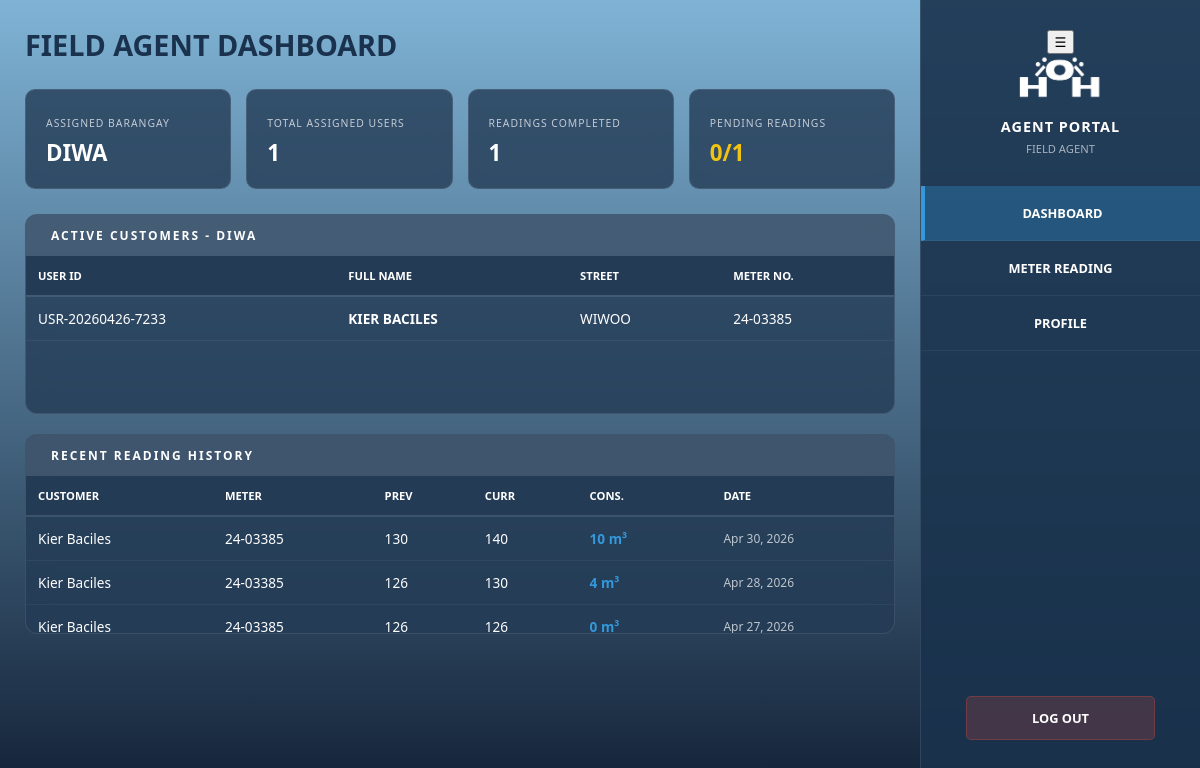
Page /agent_dashboard.php (signed in) on the committed database.
### tables this page shows
CREATE TABLE `agent_assignments` (
  `id` int(11) NOT NULL,
  `agent_id` int(11) DEFAULT NULL,
  `area` varchar(100) DEFAULT NULL,
  `total_households` int(11) DEFAULT 0,
  `created_at` timestamp NOT NULL DEFAULT current_timestamp()
);

CREATE TABLE `users` (
  `id` int(11) NOT NULL,
  `first_name` varchar(50) DEFAULT NULL,
  `last_name` varchar(50) DEFAULT NULL,
  `email` varchar(100) DEFAULT NULL,
  `contact_no` varchar(20) DEFAULT NULL,
  `password` varchar(255) DEFAULT NULL,
  `role` enum('user','admin','accountant','agent') DEFAULT 'user',
  `meter_number` varchar(50) DEFAULT NULL,
  `barangay` varchar(100) DEFAULT NULL,
  `street` varchar(100) DEFAULT NULL,
  `status` enum('active','inactive') DEFAULT 'active',
  `created_at` timestamp NOT NULL DEFAULT current_timestamp(),
  `user_code` varchar(50) DEFAULT NULL,
  `avatar` varchar(255) DEFAULT 'default.png'
);

CREATE TABLE `meter_readings` (
  `id` int(11) NOT NULL,
  `user_id` int(11) DEFAULT NULL,
  `agent_id` int(11) DEFAULT NULL,
  `previous_reading` int(11) DEFAULT 0,
  `current_reading` int(11) DEFAULT NULL,
  `consumption` int(11) DEFAULT NULL,
  `reading_date` date DEFAULT NULL,
  `status` enum('pending','completed') DEFAULT 'completed',
  `created_at` timestamp NOT NULL DEFAULT current_timestamp()
);

### agent_dashboard.php (the view, shortened to what this page needs)
<?php
include "db.php";
$agent_id = $_SESSION['user_id'];
$assignment = $conn->query("
    SELECT area
    FROM agent_assignments
    WHERE agent_id='$agent_id'
")->fetch_assoc();
$assigned_barangay = $assignment['area'] ?? "Not Assigned";
$total_users = $conn->query("
    SELECT COUNT(*) AS total
    FROM users
    WHERE role='user'
    AND status='active'
    AND barangay='$assigned_barangay'
")->fetch_assoc()['total'];
$completed = $conn->query("
    SELECT COUNT(DISTINCT mr.user_id) AS total
    FROM meter_readings mr
    JOIN users u ON mr.user_id = u.id
    WHERE mr.agent_id='$agent_id'
    AND u.barangay='$assigned_barangay'
    AND MONTH(mr.reading_date) = MONTH(CURDATE())
    AND YEAR(mr.reading_date) = YEAR(CURDATE())
")->fetch_assoc()['total'];
$pending = max($total_users - $completed, 0);
$customers = $conn->query("
    SELECT *
    FROM users
    WHERE role='user'
    AND status='active'
    AND barangay='$assigned_barangay'
");
$history = $conn->query("
    SELECT mr.*, u.first_name, u.last_name, u.street, u.meter_number
    FROM meter_readings mr
    JOIN users u ON mr.user_id = u.id
    WHERE mr.agent_id='$agent_id'
    AND u.barangay='$assigned_barangay'
    ORDER BY mr.created_at DESC
    LIMIT 5
");
?>
<!DOCTYPE html>
<html lang="en">
<head>
    <link rel="stylesheet" href="styles/agent_dashboard.css">
</head>
<body id="mainBody">
    <div class="main-content">
        <div class="header-row">
            <h1>FIELD AGENT DASHBOARD</h1>
        </div>
        <div class="stats-grid">
            <div class="stat-card">
                <span class="stat-label">Assigned Barangay</span>
                <span class="stat-value"><?php echo strtoupper($assigned_barangay); ?></span>
            </div>
            <div class="stat-card">
                <span class="stat-label">Total Assigned Users</span>
                <span class="stat-value"><?php echo $total_users; ?></span>
            </div>
            <div class="stat-card">
                <span class="stat-label">Readings Completed</span>
                <span class="stat-value" style="color: var(--success);"><?php echo $completed; ?></span>
            </div>
            <div class="stat-card">
                <span class="stat-label">Pending Readings</span>
                <span class="stat-value" style="color: #f1c40f;">
                    <?php echo $pending . "/" . $total_users; ?>
                </span>
            </div>
        </div>
        <div class="dashboard-grid">
            <div class="glass-panel">
                <div class="panel-title-bar">Active Customers - <?php echo $assigned_barangay; ?></div>
                <div class="table-area">
                    <table class="data-table">
                        <thead>
                            <tr>
                                <th>User ID</th>
                                <th>Full Name</th>
                                <th>Street</th>
                                <th>Meter No.</th>
                            </tr>
                        </thead>
                        <tbody>
                            <?php if($customers->num_rows > 0): ?>
                                <?php while($c = $customers->fetch_assoc()): ?>
                                <tr>
                                    <td><span class="type-badge"><?php echo $c['user_code']; ?></span></td>
                                    <td><strong><?php echo strtoupper($c['first_name']." ".$c['last_name']); ?></strong></td>
                                    <td><?php echo strtoupper($c['street']); ?></td>
                                    <td><?php echo $c['meter_number']; ?></td>
                                </tr>
                                <?php endwhile; ?>
                            <?php endif; ?>
                        </tbody>
                    </table>
                </div>
            </div>
            <div class="glass-panel">
                <div class="panel-title-bar">Recent Reading History</div>
                <div class="table-area">
                    <table class="data-table">
                        <thead>
                            <tr>
                                <th>Customer</th>
                                <th>Meter</th>
                                <th>Prev</th>
                                <th>Curr</th>
                                <th>Cons.</th>
                                <th>Date</th>
                            </tr>
                        </thead>
                        <tbody>
                            <?php if($history->num_rows > 0): ?>
                                <?php while($h = $history->fetch_assoc()): ?>
                                <tr>
                                    <td><?php echo $h['first_name']." ".$h['last_name']; ?></td>
                                    <td><?php echo $h['meter_number']; ?></td>
                                    <td><?php echo $h['previous_reading']; ?></td>
                                    <td><?php echo $h['current_reading']; ?></td>
                                    <td style="color: var(--accent-blue); font-weight:bold;"><?php echo $h['consumption']; ?> m³</td>
                                    <td style="font-size:0.75rem; opacity:0.7;"><?php echo date('M d, Y', strtotime($h['reading_date'])); ?></td>
                                </tr>
                                <?php endwhile; ?>
                            <?php endif; ?>
                        </tbody>
                    </table>
                </div>
            </div>
        </div>
    </div>
    <div class="sidebar-right">
        <img src="assets/logo_name.png" class="side-logo">
        <div class="agent-info">
            <h3>AGENT PORTAL</h3>
            <p>FIELD AGENT</p>
        </div>
        <nav class="nav-menu">
            <a href="agent_dashboard.php" class="nav-item active">DASHBOARD</a>
            <a href="meter_reading.php" class="nav-item">METER READING</a>
            <a href="profile.php" class="nav-item">PROFILE</a>
        </nav>
        <div class="sidebar-footer">
            <a href="logout.php" class="logout-btn-container">LOG OUT</a>
        </div>
    </div>
</body>
</html>

### styles/agent_dashboard.css (style rules this page uses)
:root { --navy-dark: #122136; --navy-panel: rgba(36, 59, 85, 0.8); --blue-light: #9db2bf; --accent-blue: #3498db; --white: #ffffff; --danger: #e74c3c; }
* { box-sizing: border-box; font-family: 'Segoe UI', Arial, sans-serif; }
body { margin: 0; background: linear-gradient(to bottom, #7fb3d5, #122136); background-attachment: fixed; height: 100vh; display: flex; overflow: hidden; opacity: 0; transition: opacity 0.4s ease-in-out; }
.main-content { flex: 1; padding: 25px; display: block; overflow-y: auto; height: 100vh; }
.header-row h1 { color: #1a324d; margin: 0 0 25px 0; font-size: 1.8rem; font-weight: 800; }
.stats-grid { display: grid; grid-template-columns: repeat(4, 1fr); gap: 15px; margin-bottom: 25px; }
.stat-card { background: var(--navy-panel); border-radius: 10px; padding: 20px; color: white; backdrop-filter: blur(10px); border: 1px solid rgba(255,255,255,0.1); }
.stat-label { font-size: 0.65rem; text-transform: uppercase; opacity: 0.7; letter-spacing: 1px; }
.stat-value { display: block; font-size: 1.4rem; font-weight: 800; margin-top: 5px; }
.dashboard-grid { display: grid; gap: 20px; margin-top: 20px; }
.glass-panel { background: var(--navy-panel); border-radius: 12px; border: 1px solid rgba(255, 255, 255, 0.1); backdrop-filter: blur(10px); height: 200px; display: flex; flex-direction: column; overflow: hidden; }
.panel-title-bar { background: rgba(255, 255, 255, 0.1); padding: 12px 25px; font-weight: 800; font-size: 0.75rem; text-transform: uppercase; letter-spacing: 2px; color: white; }
.table-area { flex-grow: 1; overflow-x: auto; }
.data-table thead th { position: sticky; top: 0; background: #243b55; z-index: 10; }
.data-table { width: 100%; border-collapse: collapse; color: white; }
.data-table th { text-align: left; padding: 12px; font-size: 0.7rem; text-transform: uppercase; border-bottom: 2px solid rgba(255, 255, 255, 0.1); }
.data-table td { padding: 12px; font-size: 0.85rem; border-bottom: 1px solid rgba(255, 255, 255, 0.05); }
.sidebar-right { width: 280px; background-color: rgba(26, 50, 77, 0.9); height: 100vh; display: flex; flex-direction: column; align-items: center; padding-top: 30px; border-left: 1px solid rgba(255,255,255,0.1); }
.side-logo { width: 100px; margin-bottom: 10px; }
.agent-info { color: white; text-align: center; margin-bottom: 30px; }
.agent-info h3 { margin: 5px 0; font-size: 0.9rem; letter-spacing: 1px; }
.agent-info p { margin: 0; font-size: 0.7rem; opacity: 0.6; text-transform: uppercase; }
.nav-menu { width: 100%; }
.nav-item { display: block; width: 100%; padding: 18px; text-decoration: none; color: white; text-align: center; font-weight: bold; font-size: 0.8rem; border-bottom: 1px solid rgba(255,255,255,0.05); transition: 0.3s; }
.nav-item:hover, .nav-item.active { background-color: rgba(52, 152, 219, 0.3); border-left: 4px solid var(--accent-blue); }
.sidebar-footer { margin-top: auto; padding-bottom: 30px; width: 80%; }
.logout-btn-container { display: block; width: 85%; margin: auto auto 30px auto; background: rgba(231, 76, 60, 0.2); color: white; text-align: center; padding: 12px; border-radius: 5px; font-weight: bold; text-decoration: none; font-size: 0.8rem; border: 1px solid rgba(231, 76, 60, 0.3); transition: 0.3s; }

### rows in the picture
agent_assignments: area "DIWA"
users: user_code "USR-20260426-7233", first_name+last_name "KIER BACILES", street "WIWOO", meter_number "24-03385"
meter_readings: user.first_name "Kier", user.last_name "Baciles", user.meter_number "24-03385", previous_reading "130", current_reading "140", consumption "10", reading_date "Apr 30, 2026"
meter_readings: user.first_name "Kier", user.last_name "Baciles", user.meter_number "24-03385", previous_reading "126", current_reading "130", consumption "4", reading_date "Apr 28, 2026"
meter_readings: user.first_name "Kier", user.last_name "Baciles", user.meter_number "24-03385", previous_reading "126", current_reading "126", consumption "0", reading_date "Apr 27, 2026"

### other values in the picture
$total_users "1"
$completed "1"
$pending "0"
